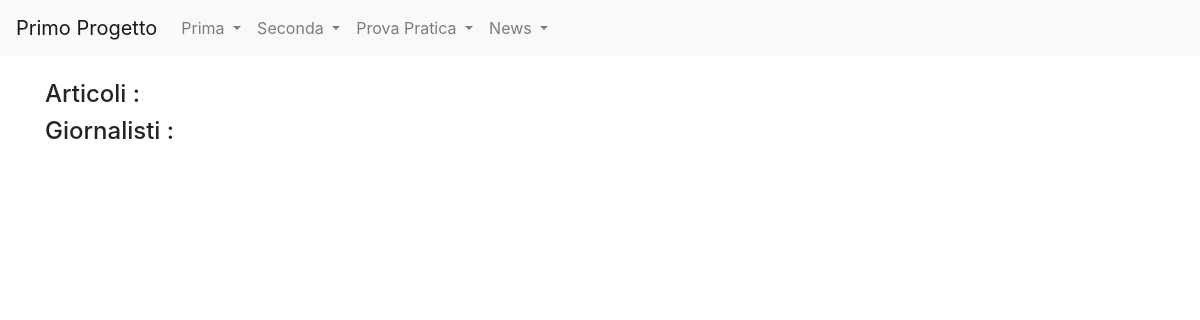
The page /news/ on the database as committed earlier.
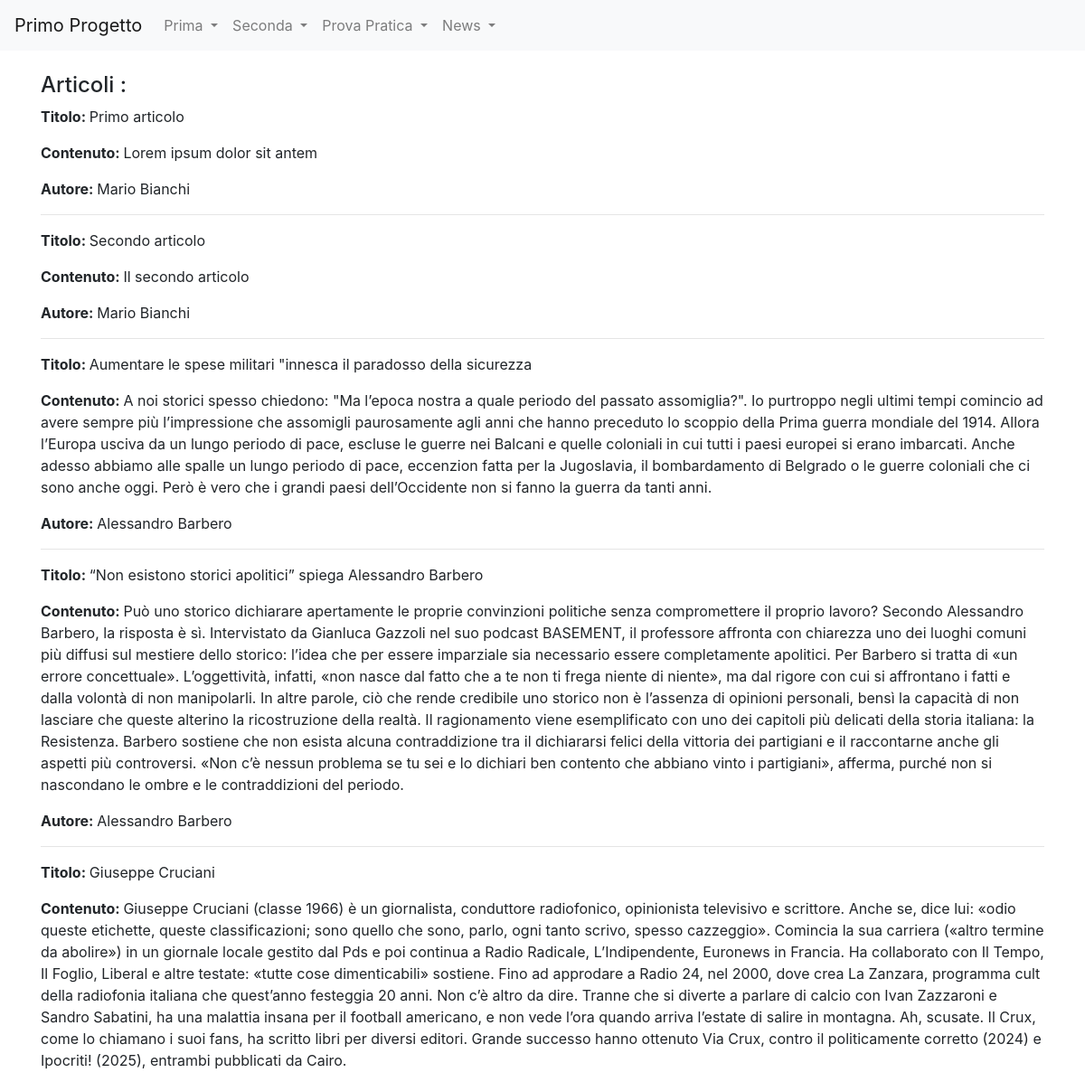
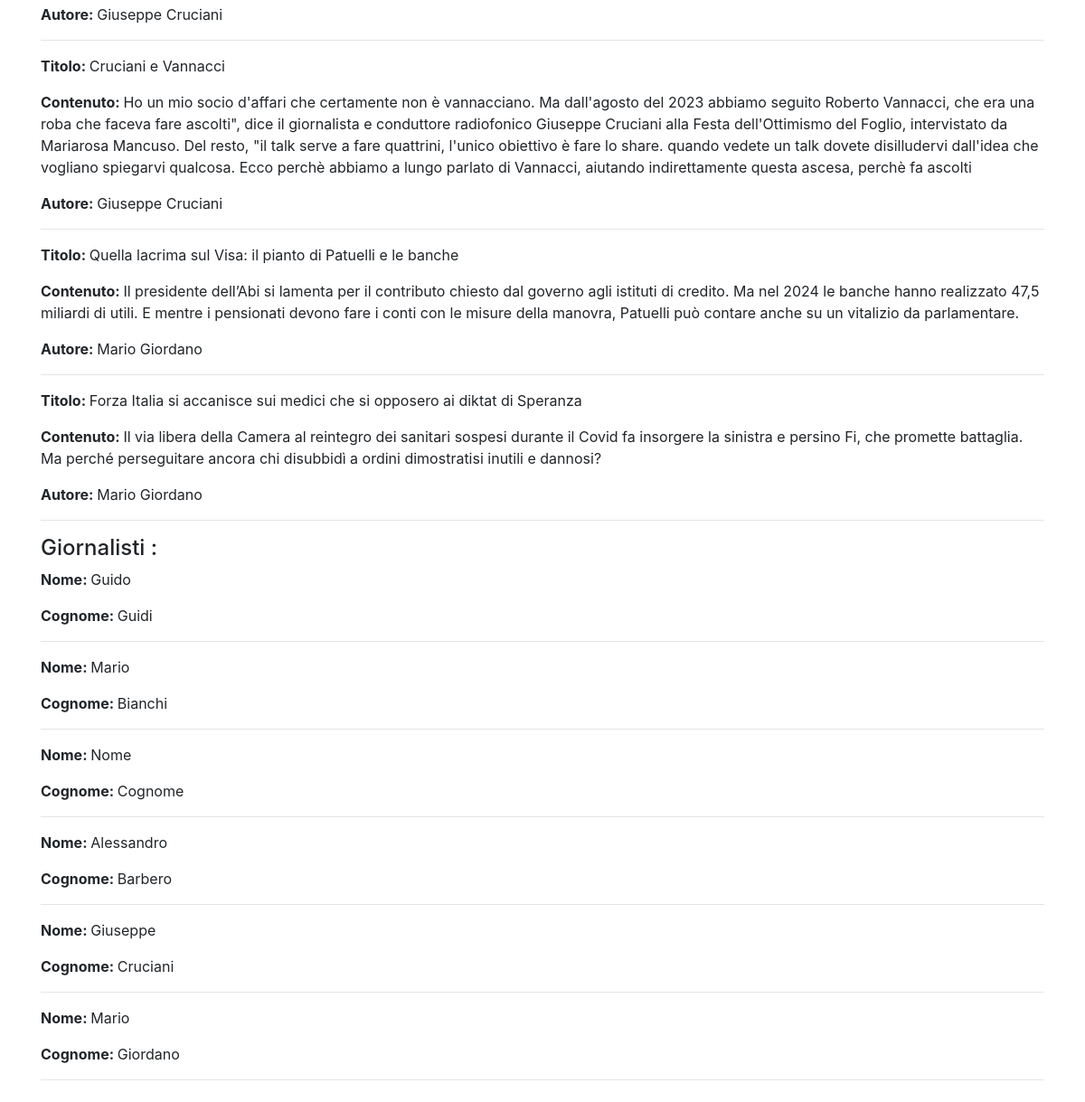
The same page on the database as committed later (2 pictures, top to bottom).
### news/models.py (models this page shows)
class Articolo(models.Model):
    titolo = models.CharField(max_length=100)
    contenuto = models.TextField()
    giornalista = models.ForeignKey(Giornalista, on_delete=models.CASCADE, related_name="articoli")
    data = models.DateField(auto_now=True, blank=True)
    visualizzazioni = models.IntegerField(default=0, blank=True)
    def __str__(self):
        return self.titolo;
    class Meta:
        verbose_name = "Articolo"
        verbose_name_plural = "Articoli"

class Giornalista(models.Model):
    nome = models.CharField(max_length=20)
    cognome = models.CharField(max_length=20)
    anno_di_nascita = models.DateField(blank=True)
    def __str__(self):
        return self.nome + " " + self.cognome
    class Meta:
        verbose_name = "Giornalista"
        verbose_name_plural = "Giornalisti"

### news/views.py (the view)
# urls.py: path('', home, name='homeview'),
def home(request):
    articoli = Articolo.objects.all()
    giornalisti = Giornalista.objects.all()
    context = {"articoli": articoli, "giornalisti": giornalisti}
    print(context)
    return render(request, "homepage_news.html", context)

### news/templates/homepage_news.html (shortened to what this page needs)
{% extends 'base.html'%}
{%block content%}
    <h4>Articoli :</h4>
    {% for articolo in articoli %}
        <p><strong>Titolo: </strong>{{ articolo.titolo }}</p>
        <p><strong>Contenuto: </strong>{{ articolo.contenuto }}</p>
        <p><strong>Autore: </strong>{{ articolo.giornalista }}</p>
        <hr>
    {% endfor %}
    <h4>Giornalisti :</h4>
    {% for giornalista in giornalisti %}
        <p><strong>Nome: </strong>{{ giornalista.nome }}</p>
        <p><strong>Cognome: </strong>{{ giornalista.cognome }}</p>
        <hr>
    {% endfor %}
{%endblock content%}

### primo_progetto/templates/base.html (shortened to what this page needs)
<!doctype html>
{% load static %}
<html lang="en">
  <head>
    <link rel="stylesheet" href="https://cdn.jsdelivr.net/npm/bootstrap@4.5.3/dist/css/bootstrap.min.css">
  </head>
  <body>
    <nav class="navbar navbar-expand-lg navbar-light bg-light">
        <a class="navbar-brand" href="#">Primo Progetto</a>
        <div class="collapse navbar-collapse" id="navbarSupportedContent">
            <ul class="navbar-nav mr-auto">
                <li class="nav-item dropdown">
                    <a class="nav-link dropdown-toggle" href="#" id="navbarDropdownPrima" role="button" data-toggle="dropdown" aria-haspopup="true" aria-expanded="false">
                    Prima
                    </a>
                </li>
                <li class="nav-item dropdown">
                    <a class="nav-link dropdown-toggle" href="#" id="navbarDropdownSeconda" role="button" data-toggle="dropdown" aria-haspopup="true" aria-expanded="false">
                    Seconda
                    </a>
                </li>
                <li class="nav-item dropdown">
                    <a class="nav-link dropdown-toggle" href="#" id="navbarDropdownProva" role="button" data-toggle="dropdown" aria-haspopup="true" aria-expanded="false">
                    Prova Pratica
                    </a>
                </li>
                <li class="nav-item dropdown">
                    <a class="nav-link dropdown-toggle" href="#" id="navbarDropdownPrima" role="button" data-toggle="dropdown" aria-haspopup="true" aria-expanded="false">
                    News
                    </a>
                </li>
            </ul>
        </div>
    </nav>
    <div class="container my-4">
        {% block content %}
        {% endblock content %}
    </div>
  </body>
</html>

Rows that differ between the two databases and show on the page:
added Articolo: titolo "Primo articolo", contenuto "Lorem ipsum dolor sit antem", giornalista "Mario Bianchi"
added Articolo: titolo "Secondo articolo", contenuto "Il secondo articolo", giornalista "Mario Bianchi"
added Articolo: titolo "Aumentare le spese militari \"innesca il paradosso della sicurezza", contenuto "A noi storici spesso chiedono: \"Ma l’epoca nostra a quale periodo del passato assomiglia?\". Io purtroppo negli ultimi tempi comincio ad avere sempre più l’impressione che assomigli paurosamente agli anni che hanno preceduto lo scoppio della Prima guerra mondiale del 1914. Allora l’Europa usciva da un lungo periodo di pace, escluse le guerre nei Balcani e quelle coloniali in cui tutti i paesi europei si erano imbarcati. Anche adesso abbiamo alle spalle un lungo periodo di pace, eccenzion fatta per la Jugoslavia, il bombardamento di Belgrado o le guerre coloniali che ci sono anche oggi. Però è vero che i grandi paesi dell’Occidente non si fanno la guerra da tanti anni.", giornalista "Alessandro Barbero"
added Articolo: titolo "“Non esistono storici apolitici” spiega Alessandro Barbero", contenuto "Può uno storico dichiarare apertamente le proprie convinzioni politiche senza compromettere il proprio lavoro? Secondo Alessandro Barbero, la risposta è sì. Intervistato da Gianluca Gazzoli nel suo podcast BASEMENT, il professore affronta con chiarezza uno dei luoghi comuni più diffusi sul mestiere dello storico: l’idea che per essere imparziale sia necessario essere completamente apolitici. Per Barbero si tratta di «un errore concettuale». L’oggettività, infatti, «non nasce dal fatto che a te non ti frega niente di niente», ma dal rigore con cui si affrontano i fatti e dalla volontà di non manipolarli. In altre parole, ciò che rende credibile uno storico non è l’assenza di opinioni…", giornalista "Alessandro Barbero"
added Articolo: titolo "Giuseppe Cruciani", contenuto "Giuseppe Cruciani (classe 1966) è un giornalista, conduttore radiofoni­co, opinionista televisivo e scrittore. Anche se, dice lui: «odio queste etichette, queste classificazioni; sono quello che sono, parlo, ogni tanto scrivo, spesso caz­zeggio». Comincia la sua carriera («altro termine da abolire») in un giornale locale gestito dal Pds e poi continua a Radio Radicale, L’Indipendente, Euronews in Francia. Ha collaborato con Il Tempo, Il Foglio, Libe­ral e altre testate: «tutte cose dimenticabili» sostiene. Fino ad approdare a Radio 24, nel 2000, dove crea La Zanzara, programma cult della radiofonia italia­na che quest’anno festeggia 20 anni. Non c’è altro da dire. Tranne che si diverte a…", giornalista "Giuseppe Cruciani"
added Articolo: titolo "Cruciani e Vannacci", contenuto "Ho un mio socio d'affari che certamente non è vannacciano. Ma dall'agosto del 2023 abbiamo seguito Roberto Vannacci, che era una roba che faceva fare ascolti\", dice il giornalista e conduttore radiofonico Giuseppe Cruciani alla Festa dell'Ottimismo del Foglio, intervistato da Mariarosa Mancuso. Del resto, \"il talk serve a fare quattrini, l'unico obiettivo è fare lo share. quando vedete un talk dovete disilludervi dall'idea che vogliano spiegarvi qualcosa. Ecco perchè abbiamo a lungo parlato di Vannacci, aiutando indirettamente questa ascesa, perchè fa ascolti", giornalista "Giuseppe Cruciani"
added Articolo: titolo "Quella lacrima sul Visa: il pianto di Patuelli e le banche", contenuto "Il presidente dell’Abi si lamenta per il contributo chiesto dal governo agli istituti di credito. Ma nel 2024 le banche hanno realizzato 47,5 miliardi di utili. E mentre i pensionati devono fare i conti con le misure della manovra, Patuelli può contare anche su un vitalizio da parlamentare.", giornalista "Mario Giordano"
added Articolo: titolo "Forza Italia si accanisce sui medici che si opposero ai diktat di Speranza", contenuto "Il via libera della Camera al reintegro dei sanitari sospesi durante il Covid fa insorgere la sinistra e persino Fi, che promette battaglia. Ma perché perseguitare ancora chi disubbidì a ordini dimostratisi inutili e dannosi?", giornalista "Mario Giordano"
added Giornalista: nome "Guido", cognome "Guidi"
added Giornalista: nome "Mario", cognome "Bianchi"
added Giornalista: nome "Nome", cognome "Cognome"
added Giornalista: nome "Alessandro", cognome "Barbero"
added Giornalista: nome "Giuseppe", cognome "Cruciani"
added Giornalista: nome "Mario", cognome "Giordano"
